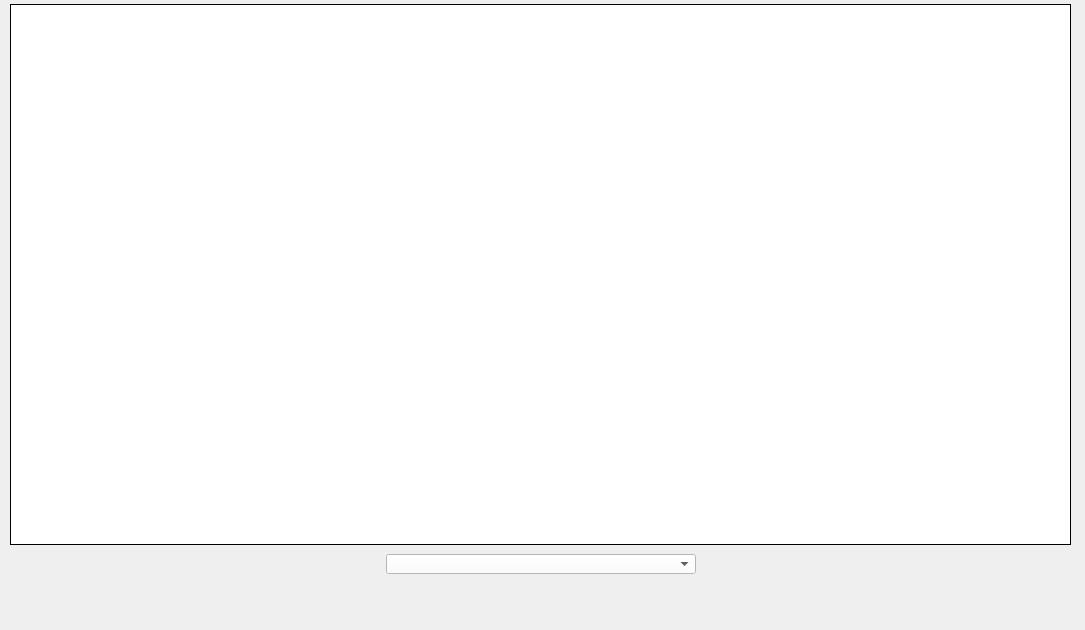
<?xml version="1.0" encoding="UTF-8"?>
<ui version="4.0">
 <class>DataRequestsWidget</class>
 <widget class="QDockWidget" name="DataRequestsWidget">
  <property name="geometry">
   <rect>
    <x>0</x>
    <y>0</y>
    <width>1085</width>
    <height>630</height>
   </rect>
  </property>
  <property name="sizePolicy">
   <sizepolicy hsizetype="Preferred" vsizetype="Preferred">
    <horstretch>0</horstretch>
    <verstretch>0</verstretch>
   </sizepolicy>
  </property>
  <property name="minimumSize">
   <size>
    <width>1085</width>
    <height>630</height>
   </size>
  </property>
  <property name="maximumSize">
   <size>
    <width>1085</width>
    <height>630</height>
   </size>
  </property>
  <property name="features">
   <set>QDockWidget::NoDockWidgetFeatures</set>
  </property>
  <property name="windowTitle">
   <string notr="true">DockWidget</string>
  </property>
  <widget class="QWidget" name="DataRequests">
   <property name="sizePolicy">
    <sizepolicy hsizetype="Fixed" vsizetype="Fixed">
     <horstretch>0</horstretch>
     <verstretch>0</verstretch>
    </sizepolicy>
   </property>
   <property name="minimumSize">
    <size>
     <width>1085</width>
     <height>630</height>
    </size>
   </property>
   <property name="maximumSize">
    <size>
     <width>1085</width>
     <height>630</height>
    </size>
   </property>
   <widget class="QWidget" name="DataGraphWidget" native="true">
    <property name="geometry">
     <rect>
      <x>10</x>
      <y>4</y>
      <width>1061</width>
      <height>541</height>
     </rect>
    </property>
    <property name="styleSheet">
     <string notr="true">background: white; border: 1px solid black</string>
    </property>
    <layout class="QHBoxLayout" name="horizontalLayout_2">
     <item>
      <layout class="QHBoxLayout" name="horizontalLayout"/>
     </item>
    </layout>
   </widget>
   <widget class="QComboBox" name="DataRequested">
    <property name="geometry">
     <rect>
      <x>386</x>
      <y>554</y>
      <width>310</width>
      <height>20</height>
     </rect>
    </property>
    <property name="styleSheet">
     <string notr="true">background: white;</string>
    </property>
   </widget>
  </widget>
 </widget>
 <resources/>
 <connections/>
</ui>
